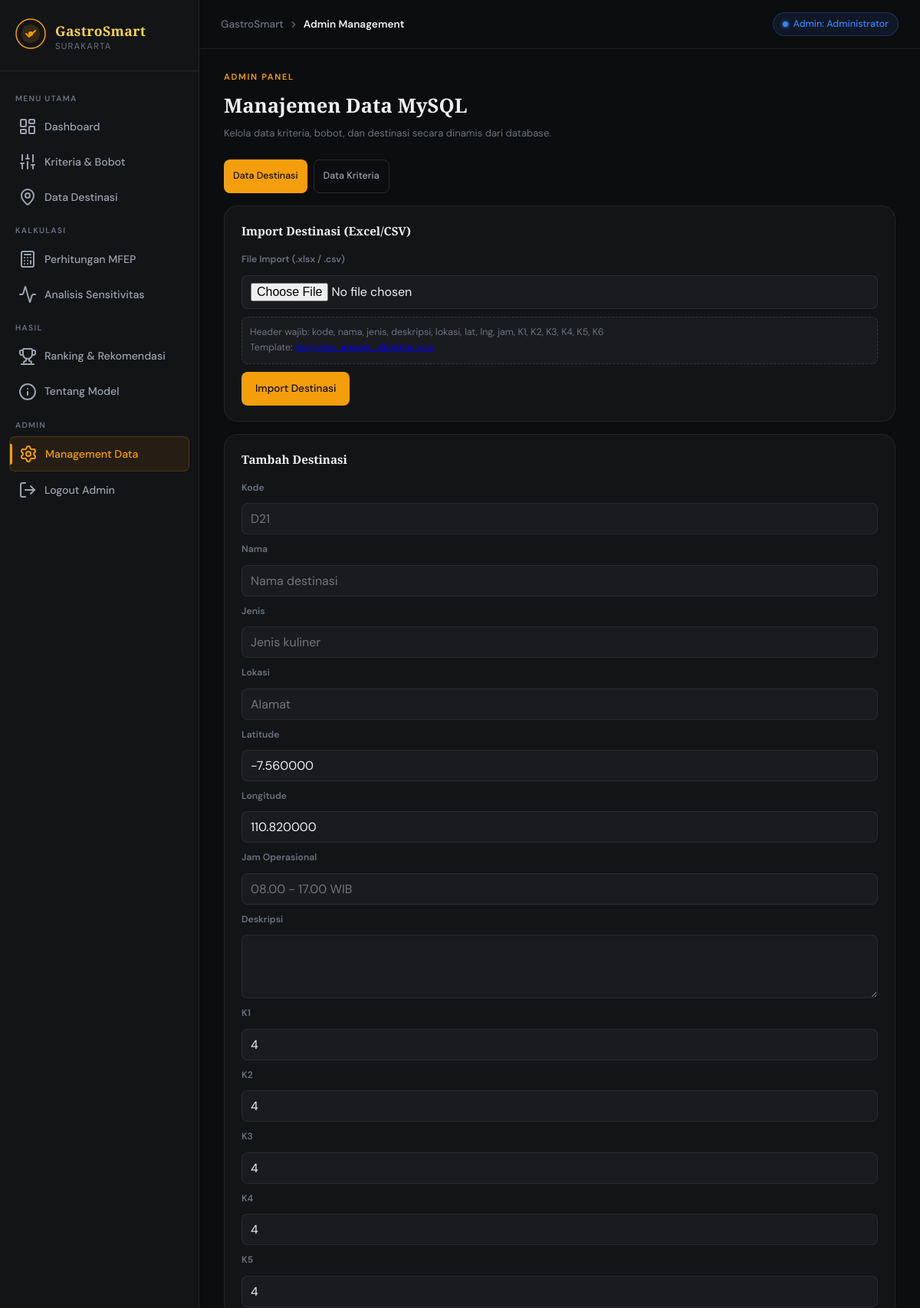
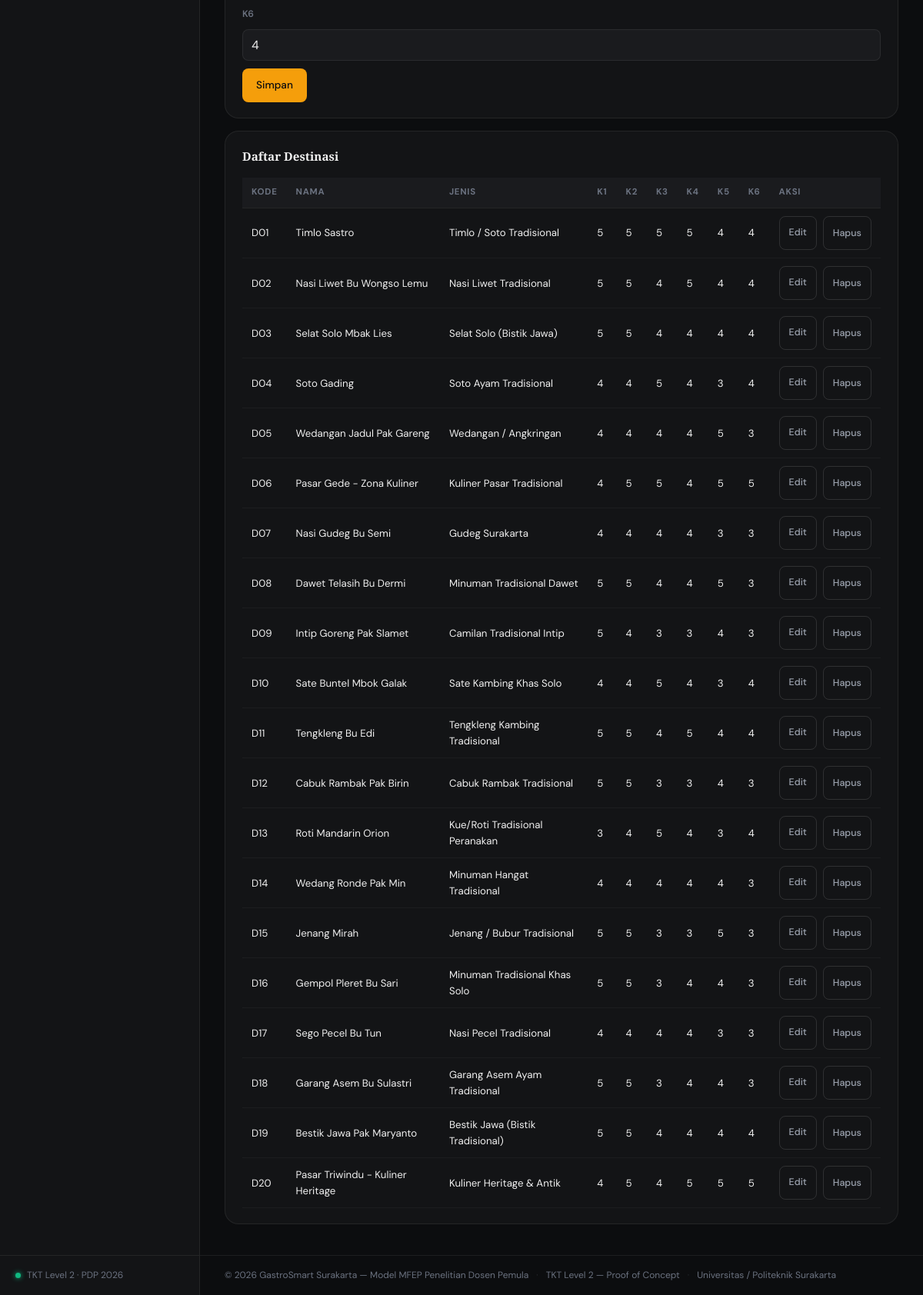
The page /admin.php (signed in) on the database its author committed (2 pictures, top to bottom).
### tables this page shows
CREATE TABLE IF NOT EXISTS destinasi (
    id INT AUTO_INCREMENT PRIMARY KEY,
    kode VARCHAR(10) NOT NULL UNIQUE,
    nama VARCHAR(150) NOT NULL,
    jenis VARCHAR(150) NOT NULL,
    deskripsi TEXT NOT NULL,
    lokasi VARCHAR(255) NOT NULL,
    lat DECIMAL(10,6) NOT NULL,
    lng DECIMAL(10,6) NOT NULL,
    jam VARCHAR(100) NOT NULL,
    K1 TINYINT NOT NULL,
    K2 TINYINT NOT NULL,
    K3 TINYINT NOT NULL,
    K4 TINYINT NOT NULL,
    K5 TINYINT NOT NULL,
    K6 TINYINT NOT NULL,
    created_at TIMESTAMP DEFAULT CURRENT_TIMESTAMP,
    updated_at TIMESTAMP DEFAULT CURRENT_TIMESTAMP ON UPDATE CURRENT_TIMESTAMP
);

### admin.php (the view, shortened to what this page needs)
<?php
$db = getDbConnection();
$section = $_GET['section'] ?? 'destinasi';
$kriteriaRows = [];
$destRows = [];
$editKriteria = null;
$editDest = null;
if ($db && dbTableExists($db, 'kriteria')) {
    $kResult = $db->query('SELECT * FROM kriteria ORDER BY kode ASC');
    if ($kResult) {
        while ($row = $kResult->fetch_assoc()) {
            $kriteriaRows[] = $row;
        }
    }
}
if ($db && dbTableExists($db, 'destinasi')) {
    $dResult = $db->query('SELECT * FROM destinasi ORDER BY kode ASC');
    if ($dResult) {
        while ($row = $dResult->fetch_assoc()) {
            $destRows[] = $row;
        }
    }
}
?>
<?php include 'includes/header.php'; ?>
<div style="margin-bottom:24px;" class="animate-in">
    <div class="hero-eyebrow">Admin Panel</div>
    <h1 class="section-title" style="font-family:var(--font-display);font-size:1.6rem;">Manajemen Data MySQL</h1>
    <p class="section-subtitle">Kelola data kriteria, bobot, dan destinasi secara dinamis dari database.</p>
</div>
<?php if (!$db): ?>
    <div class="card">
        <div class="alert-error">Koneksi MySQL gagal. Periksa DB_HOST, DB_PORT, DB_NAME, DB_USER, dan DB_PASS pada konfigurasi.</div>
    </div>
<?php else: ?>
    <div class="admin-tabs">
        <a href="admin.php?section=destinasi" class="btn btn-sm <?= $section === 'destinasi' ? 'btn-primary' : 'btn-outline' ?>">Data Destinasi</a>
        <a href="admin.php?section=kriteria" class="btn btn-sm <?= $section === 'kriteria' ? 'btn-primary' : 'btn-outline' ?>">Data Kriteria</a>
    </div>
    <?php if ($section === 'kriteria'): ?>
        <div class="card" style="margin-top:16px;margin-bottom:16px;">
            <div class="card-header">
                <span class="card-title">Import Kriteria (Excel/CSV)</span>
            </div>
            <form method="post" enctype="multipart/form-data" class="admin-form-grid">
                <input type="hidden" name="action" value="kriteria_import">
                <label>File Import (.xlsx / .csv)</label>
                <input type="file" name="import_file" accept=".xlsx,.csv" required>
                <div class="import-hint">
                    Header wajib: kode, nama, icon, warna, bobot, definisi, ukur<br>
                    Template: <a href="manual/template_import_kriteria.csv" target="_blank">template_import_kriteria.csv</a>
                </div>
                <div>
                    <button type="submit" class="btn btn-primary">Import Kriteria</button>
                </div>
            </form>
        </div>
        <div class="card" style="margin-top:16px;margin-bottom:16px;">
            <div class="card-header">
                <span class="card-title"><?= $editKriteria ? 'Edit Kriteria' : 'Tambah Kriteria' ?></span>
            </div>
            <form method="post" class="admin-form-grid">
                <input type="hidden" name="action" value="<?= $editKriteria ? 'kriteria_update' : 'kriteria_create' ?>">
                <?php if ($editKriteria): ?>
                    <input type="hidden" name="id" value="<?= (int)$editKriteria['id'] ?>">
                <?php endif; ?>
                <label>Kode</label>
                <input name="kode" required value="<?= htmlspecialchars($editKriteria['kode'] ?? '') ?>" placeholder="K1">
                <label>Nama</label>
                <input name="nama" required value="<?= htmlspecialchars($editKriteria['nama'] ?? '') ?>" placeholder="Keaslian Kuliner">
                <label>Icon Lucide</label>
                <input name="icon" required value="<?= htmlspecialchars($editKriteria['icon'] ?? 'circle') ?>" placeholder="utensils">
                <label>Warna</label>
                <input name="warna" required value="<?= htmlspecialchars($editKriteria['warna'] ?? '#F59E0B') ?>" placeholder="#F59E0B">
                <label>Bobot</label>
                <input type="number" step="0.01" min="0" max="1" name="bobot" required value="<?= htmlspecialchars($editKriteria['bobot'] ?? '0.10') ?>">
                <label>Definisi</label>
                <textarea name="definisi" rows="3" required><?= htmlspecialchars($editKriteria['definisi'] ?? '') ?></textarea>
                <label>Cara Ukur</label>
                <textarea name="ukur" rows="3" required><?= htmlspecialchars($editKriteria['ukur'] ?? '') ?></textarea>
                <div style="display:flex;gap:8px;flex-wrap:wrap;">
                    <button type="submit" class="btn btn-primary"><?= $editKriteria ? 'Update' : 'Simpan' ?></button>
                    <?php if ($editKriteria): ?>
                        <a href="admin.php?section=kriteria" class="btn btn-outline">Batal Edit</a>
                    <?php endif; ?>
                </div>
            </form>
        </div>
        <div class="card">
            <div class="card-header">
                <span class="card-title">Daftar Kriteria</span>
            </div>
            <div style="overflow-x:auto;">
                <table class="table">
                    <thead>
                        <tr>
                            <th>Kode</th>
                            <th>Nama</th>
                            <th>Bobot</th>
                            <th>Aksi</th>
                        </tr>
                    </thead>
                    <tbody>
                        <?php foreach ($kriteriaRows as $row): ?>
                            <tr>
                                <td><?= htmlspecialchars($row['kode']) ?></td>
                                <td><?= htmlspecialchars($row['nama']) ?></td>
                                <td><?= number_format((float)$row['bobot'], 2) ?></td>
                                <td style="display:flex;gap:8px;">
                                    <a class="btn btn-outline btn-sm" href="admin.php?section=kriteria&edit_kriteria=<?= (int)$row['id'] ?>">Edit</a>
                                    <form method="post" onsubmit="return confirm('Hapus data ini?')">
                                        <input type="hidden" name="action" value="kriteria_delete">
                                        <input type="hidden" name="id" value="<?= (int)$row['id'] ?>">
                                        <button type="submit" class="btn btn-outline btn-sm">Hapus</button>
                                    </form>
                                </td>
                            </tr>
                        <?php endforeach; ?>
                    </tbody>
                </table>
            </div>
        </div>
    <?php else: ?>
        <div class="card" style="margin-top:16px;margin-bottom:16px;">
            <div class="card-header">
                <span class="card-title">Import Destinasi (Excel/CSV)</span>
            </div>
            <form method="post" enctype="multipart/form-data" class="admin-form-grid">
                <label>File Import (.xlsx / .csv)</label>
                <input type="file" name="import_file" accept=".xlsx,.csv" required>
                <div class="import-hint">
                    Header wajib: kode, nama, jenis, deskripsi, lokasi, lat, lng, jam, K1, K2, K3, K4, K5, K6<br>
                    Template: <a href="manual/template_import_destinasi.csv" target="_blank">template_import_destinasi.csv</a>
                </div>
                <div>
                    <button type="submit" class="btn btn-primary">Import Destinasi</button>
                </div>
            </form>
        </div>
        <div class="card" style="margin-top:16px;margin-bottom:16px;">
            <div class="card-header">
                <span class="card-title"><?= $editDest ? 'Edit Destinasi' : 'Tambah Destinasi' ?></span>
            </div>
            <form method="post" class="admin-form-grid">
                <label>Kode</label>
                <input name="kode" required value="<?= htmlspecialchars($editDest['kode'] ?? '') ?>" placeholder="D21">
                <label>Nama</label>
                <input name="nama" required value="<?= htmlspecialchars($editDest['nama'] ?? '') ?>" placeholder="Nama destinasi">
                <label>Jenis</label>
                <input name="jenis" required value="<?= htmlspecialchars($editDest['jenis'] ?? '') ?>" placeholder="Jenis kuliner">
                <label>Lokasi</label>
                <input name="lokasi" required value="<?= htmlspecialchars($editDest['lokasi'] ?? '') ?>" placeholder="Alamat">
                <label>Latitude</label>
                <input type="number" step="0.000001" name="lat" required value="<?= htmlspecialchars($editDest['lat'] ?? '-7.560000') ?>">
                <label>Longitude</label>
                <input type="number" step="0.000001" name="lng" required value="<?= htmlspecialchars($editDest['lng'] ?? '110.820000') ?>">
                <label>Jam Operasional</label>
                <input name="jam" required value="<?= htmlspecialchars($editDest['jam'] ?? '') ?>" placeholder="08.00 - 17.00 WIB">
                <label>Deskripsi</label>
                <textarea name="deskripsi" rows="3" required><?= htmlspecialchars($editDest['deskripsi'] ?? '') ?></textarea>
                <label>K1</label>
                <input type="number" min="1" max="5" name="K1" required value="<?= htmlspecialchars($editDest['K1'] ?? '4') ?>">
                <label>K2</label>
                <input type="number" min="1" max="5" name="K2" required value="<?= htmlspecialchars($editDest['K2'] ?? '4') ?>">
                <label>K3</label>
                <input type="number" min="1" max="5" name="K3" required value="<?= htmlspecialchars($editDest['K3'] ?? '4') ?>">
                <label>K4</label>
                <input type="number" min="1" max="5" name="K4" required value="<?= htmlspecialchars($editDest['K4'] ?? '4') ?>">
                <label>K5</label>
                <input type="number" min="1" max="5" name="K5" required value="<?= htmlspecialchars($editDest['K5'] ?? '4') ?>">
                <label>K6</label>
                <input type="number" min="1" max="5" name="K6" required value="<?= htmlspecialchars($editDest['K6'] ?? '4') ?>">
                <div style="display:flex;gap:8px;flex-wrap:wrap;">
                    <button type="submit" class="btn btn-primary"><?= $editDest ? 'Update' : 'Simpan' ?></button>
                </div>
            </form>
        </div>
        <div class="card">
            <div class="card-header">
                <span class="card-title">Daftar Destinasi</span>
            </div>
            <div style="overflow-x:auto;">
                <table class="table">
                    <thead>
                        <tr>
                            <th>Kode</th>
                            <th>Nama</th>
                            <th>Jenis</th>
                            <th>K1</th>
                            <th>K2</th>
                            <th>K3</th>
                            <th>K4</th>
                            <th>K5</th>
                            <th>K6</th>
                            <th>Aksi</th>
                        </tr>
                    </thead>
                    <tbody>
                        <?php foreach ($destRows as $row): ?>
                            <tr>
                                <td><?= htmlspecialchars($row['kode']) ?></td>
                                <td><?= htmlspecialchars($row['nama']) ?></td>
                                <td><?= htmlspecialchars($row['jenis']) ?></td>
                                <td><?= (int)$row['K1'] ?></td>
                                <td><?= (int)$row['K2'] ?></td>
                                <td><?= (int)$row['K3'] ?></td>
                                <td><?= (int)$row['K4'] ?></td>
                                <td><?= (int)$row['K5'] ?></td>
                                <td><?= (int)$row['K6'] ?></td>
                                <td style="display:flex;gap:8px;">
                                    <a class="btn btn-outline btn-sm" href="admin.php?section=destinasi&edit_dest=<?= (int)$row['id'] ?>">Edit</a>
                                    <form method="post" onsubmit="return confirm('Hapus data ini?')">
                                        <button type="submit" class="btn btn-outline btn-sm">Hapus</button>
                                    </form>
                                </td>
                            </tr>
                        <?php endforeach; ?>
                    </tbody>
                </table>
            </div>
        </div>
    <?php endif; ?>
<?php endif; ?>
<?php include 'includes/footer.php'; ?>

### rows shown on the page
destinasi: kode "D01", nama "Timlo Sastro", jenis "Timlo / Soto Tradisional", K1 "5", K2 "5", K3 "5", K4 "5", K5 "4", K6 "4"
destinasi: kode "D02", nama "Nasi Liwet Bu Wongso Lemu", jenis "Nasi Liwet Tradisional", K1 "5", K2 "5", K3 "4", K4 "5", K5 "4", K6 "4"
destinasi: kode "D03", nama "Selat Solo Mbak Lies", jenis "Selat Solo (Bistik Jawa)", K1 "5", K2 "5", K3 "4", K4 "4", K5 "4", K6 "4"
destinasi: kode "D04", nama "Soto Gading", jenis "Soto Ayam Tradisional", K1 "4", K2 "4", K3 "5", K4 "4", K5 "3", K6 "4"
destinasi: kode "D05", nama "Wedangan Jadul Pak Gareng", jenis "Wedangan / Angkringan", K1 "4", K2 "4", K3 "4", K4 "4", K5 "5", K6 "3"
destinasi: kode "D06", nama "Pasar Gede - Zona Kuliner", jenis "Kuliner Pasar Tradisional", K1 "4", K2 "5", K3 "5", K4 "4", K5 "5", K6 "5"
destinasi: kode "D07", nama "Nasi Gudeg Bu Semi", jenis "Gudeg Surakarta", K1 "4", K2 "4", K3 "4", K4 "4", K5 "3", K6 "3"
destinasi: kode "D08", nama "Dawet Telasih Bu Dermi", jenis "Minuman Tradisional Dawet", K1 "5", K2 "5", K3 "4", K4 "4", K5 "5", K6 "3"
destinasi: kode "D09", nama "Intip Goreng Pak Slamet", jenis "Camilan Tradisional Intip", K1 "5", K2 "4", K3 "3", K4 "3", K5 "4", K6 "3"
destinasi: kode "D10", nama "Sate Buntel Mbok Galak", jenis "Sate Kambing Khas Solo", K1 "4", K2 "4", K3 "5", K4 "4", K5 "3", K6 "4"
destinasi: kode "D11", nama "Tengkleng Bu Edi", jenis "Tengkleng Kambing Tradisional", K1 "5", K2 "5", K3 "4", K4 "5", K5 "4", K6 "4"
destinasi: kode "D12", nama "Cabuk Rambak Pak Birin", jenis "Cabuk Rambak Tradisional", K1 "5", K2 "5", K3 "3", K4 "3", K5 "4", K6 "3"
destinasi: kode "D13", nama "Roti Mandarin Orion", jenis "Kue/Roti Tradisional Peranakan", K1 "3", K2 "4", K3 "5", K4 "4", K5 "3", K6 "4"
destinasi: kode "D14", nama "Wedang Ronde Pak Min", jenis "Minuman Hangat Tradisional", K1 "4", K2 "4", K3 "4", K4 "4", K5 "4", K6 "3"
destinasi: kode "D15", nama "Jenang Mirah", jenis "Jenang / Bubur Tradisional", K1 "5", K2 "5", K3 "3", K4 "3", K5 "5", K6 "3"
destinasi: kode "D16", nama "Gempol Pleret Bu Sari", jenis "Minuman Tradisional Khas Solo", K1 "5", K2 "5", K3 "3", K4 "4", K5 "4", K6 "3"
destinasi: kode "D17", nama "Sego Pecel Bu Tun", jenis "Nasi Pecel Tradisional", K1 "4", K2 "4", K3 "4", K4 "4", K5 "3", K6 "3"
destinasi: kode "D18", nama "Garang Asem Bu Sulastri", jenis "Garang Asem Ayam Tradisional", K1 "5", K2 "5", K3 "3", K4 "4", K5 "4", K6 "3"
destinasi: kode "D19", nama "Bestik Jawa Pak Maryanto", jenis "Bestik Jawa (Bistik Tradisional)", K1 "5", K2 "5", K3 "4", K4 "4", K5 "4", K6 "4"
destinasi: kode "D20", nama "Pasar Triwindu - Kuliner Heritage", jenis "Kuliner Heritage & Antik", K1 "4", K2 "5", K3 "4", K4 "5", K5 "5", K6 "5"

### other values the page prints
$pageTitle "Admin Management"
$_SESSION['admin_user']['display_name'] "Administrator"
